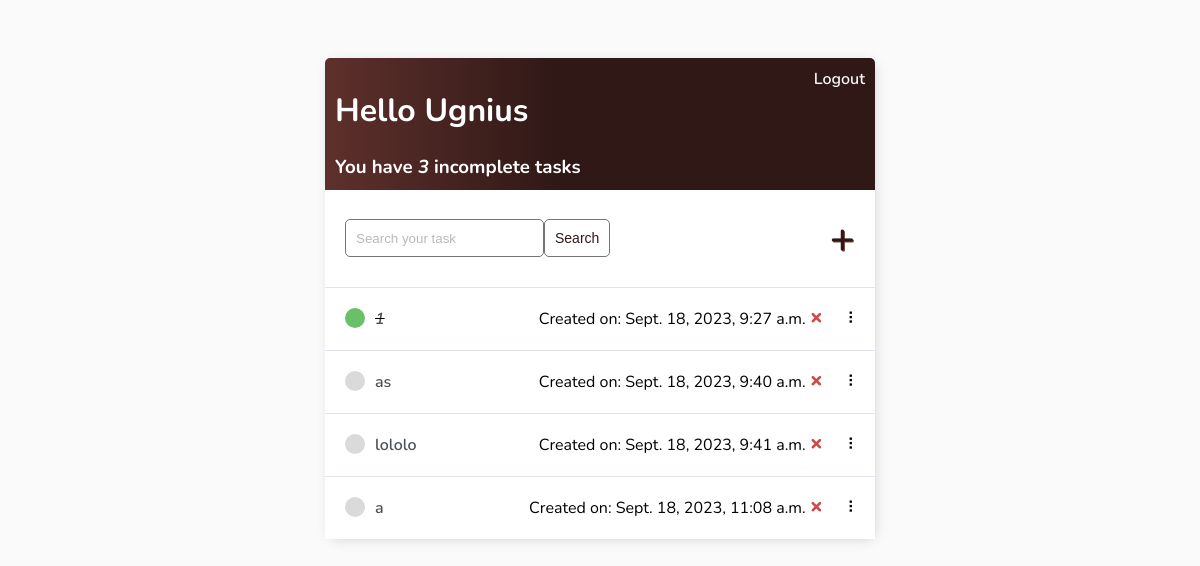
The app's page / (signed in) with its own data.
### base/models.py (models this page shows)
class Task(models.Model):
    user = models.ForeignKey(
        User, on_delete=models.CASCADE, null=True, blank=True)
    title = models.CharField(max_length=200)
    description = models.TextField(null=True, blank=True)
    complete = models.BooleanField(default=False)
    created = models.DateTimeField(auto_now_add=True)
    created_at = models.DateTimeField(auto_now_add=True)
    def __str__(self):
        return self.title
    class Meta:
        order_with_respect_to = 'user'

### base/views.py (the view)
# urls.py: path('', TaskList.as_view(), name='tasks'),
class TaskList(LoginRequiredMixin, ListView):
    model = Task
    context_object_name = 'tasks'
    def get_context_data(self, **kwargs):
        context = super().get_context_data(**kwargs)
        context['tasks'] = context['tasks'].filter(user=self.request.user)
        context['count'] = context['tasks'].filter(complete=False).count()
        search_input = self.request.GET.get('search-area') or ''
        if search_input:
            context['tasks'] = context['tasks'].filter(
                title__contains=search_input)
        context['search_input'] = search_input
        return context

### base/templates/base/task_list.html (shortened to what this page needs)
{% extends 'base/main.html' %} {% block content %}
<div class="header-bar">
    <div>
        <h1>Hello {{request.user|title}}</h1>
        <h3 style="margin:0">You have <i>{{count}}</i> incomplete task{{ count|pluralize:"s" }}</h3>
    </div>
    {% if request.user.is_authenticated %}
    <a href="{% url 'logout' %}">Logout</a> {% else %}
    <a href="{% url 'login' %}">Login</a> {% endif %}
</div>
<div id="search-add-wrapper">
    <form method="GET" style="display: flex;">
        <input type='text' name='search-area' placeholder="Search your task" value="{{search_input}}">
        <input class="button" type="submit" value='Search'>
    </form>
    {% if tasks|length > 0 %}
    <a id="add-link" href="{% url 'task-create' %}">&#x2b;</a>
    {% endif %}
</div>
<div id="tasklist" class="task-items-wrapper">
    {% for task in tasks %}
    <div class="task-wrapper" data-position="{{task.pk}}">
        <div class="task-title">
            {% if task.complete %}
            <div class="task-complete-icon"></div>
            <i><s><a href="{% url 'task-update' task.id %}">{{task}}</a></s></i> {% else %}
            <div class="task-incomplete-icon"></div>
            <a href="{% url 'task-update' task.id %}">{{task}}</a> {% endif %}
        </div>
        <div class="task-controls">
            Created on: {{ task.created_at }}
            <a class="delete-link" href="{% url 'task-delete' task.id %}">&#215;</a>
            <span class="handle">&nbsp;&#10247;</span>
        </div>
    </div>
    {% empty %}
    <div style="text-align: center; padding-bottom: 10px; line-height: 1em;">
        <h3>No new tasks are created.</h3>
        <h3>Create a <a style="text-decoration: none; color: #e53935;" href="{% url 'task-create' %}">New task</a> ! </h3>
    </div>
    {% endfor %}
</div>
{% endblock content %}

### base/templates/base/main.html (shortened to what this page needs)
<!DOCTYPE html>
<html lang="en">
<head>
</head>
<body>
    <div class="container">
        {% block content %} {% endblock content %}
    </div>
</body>
</html>

### base/templates/base/main.html (style rules this page uses)
body { background-color: #FAFAFA; font-family: 'Nunito', sans-serif; padding-top: 50px; }
h1, h2, h3, h4, h5, h6, { font-family: 'Raleway', sans-serif; }
a, p { color: #4b5156 }
a { font-weight: 600; }
.container { max-width: 550px; margin: auto; background-color: #fff; -webkit-box-shadow: 2px 2px 13px -4px rgba(0, 0, 0, 0.21); box-shadow: 2px 2px 13px -4px rgba(0, 0, 0, 0.21); }
input { outline: none; border: none; }
.header-bar { display: flex; justify-content: space-between; color: #fff; padding: 10px; border-radius: 5px 5px 0 0; background: linear-gradient(90deg, #5E302C 0%, #2F1816 43%, #2F1816 100%); }
.header-bar a { color: rgb(247, 247, 247); text-decoration: none; }
.task-wrapper { display: flex; align-items: center; justify-content: space-between; background-color: #fff; border-top: 1px solid #dfe4ea; overflow: hidden; }
.task-title { display: flex; padding: 20px; }
.task-title a { text-decoration: none; color: #4b5156; margin-left: 10px; }
.task-complete-icon { height: 20px; width: 20px; background-color: rgb(105, 192, 105); border-radius: 50%; }
.task-incomplete-icon { height: 20px; width: 20px; background-color: rgb(218, 218, 218); border-radius: 50%; }
.delete-link { text-decoration: none; font-weight: 900; color: #cf4949; font-size: 22px; line-height: 0; padding: 20px 0px; }
.handle { display: inline-block; padding: 20px 16px; cursor: grab; user-select: none; }
.handle:after, .handle:before { display: block; content: ""; }
#add-link { color: #2F1816; text-decoration: none; font-size: 42px; text-shadow: 1px 1px #81413b; }
#search-add-wrapper { display: flex; justify-content: space-between; align-items: center; padding: 20px; }
input[type=text], input[type=password], textarea { border: 1px solid #757575; border-radius: 5px; padding: 10px; width: 90%; }
::placeholder { font-weight: 300; opacity: 0.5; }
.button { border: 1px solid #757575; background-color: #FFF; color: #2F1816; padding: 10px; font-size: 14px; border-radius: 5px; cursor: pointer; text-decoration: none; }

### records on screen
Task: title "1", created_at "Sept. 18, 2023, 9:27 a.m."
Task: title "as", created_at "Sept. 18, 2023, 9:40 a.m."
Task: title "lololo", created_at "Sept. 18, 2023, 9:41 a.m."
Task: title "a", created_at "Sept. 18, 2023, 11:08 a.m."

### other values on screen
{{ request.user|title }} "Ugnius"
{{ count }} "3"
